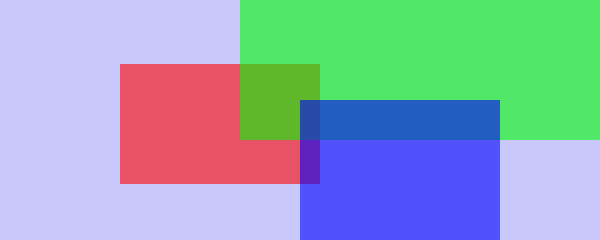
Frame 1 (no input)
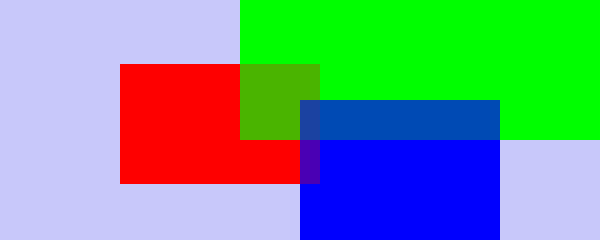
Frame 60 (no input)
Frame 120 (the mouse pressed at the canvas centre since frame 60): identical to frame 60, image omitted

The p5.js sketch that drew these frames (run headless with seeded random() and noise() and a simulated clock; from frame 60 on, the mouse is pressed at the canvas centre):

// p5.js sketch
// ── sketch.js
function setup() {
	createCanvas(600, 240);
	background(200,200,250); // 浅蓝色背景
	noStroke();
}
function draw() {
	fill(255,0,0,150); // 填充红色，透明度为150
	rect(120, 64, 200, 120); // 红色矩形
	fill(0,255,0,150); // 填充绿色，透明度为150
	rect(240, -60, 400, 200); // 绿色矩形
	fill(0,0,255,150); // 填充蓝色，透明度为150
	rect(300, 100, 200, 200); // 蓝色矩形
}
